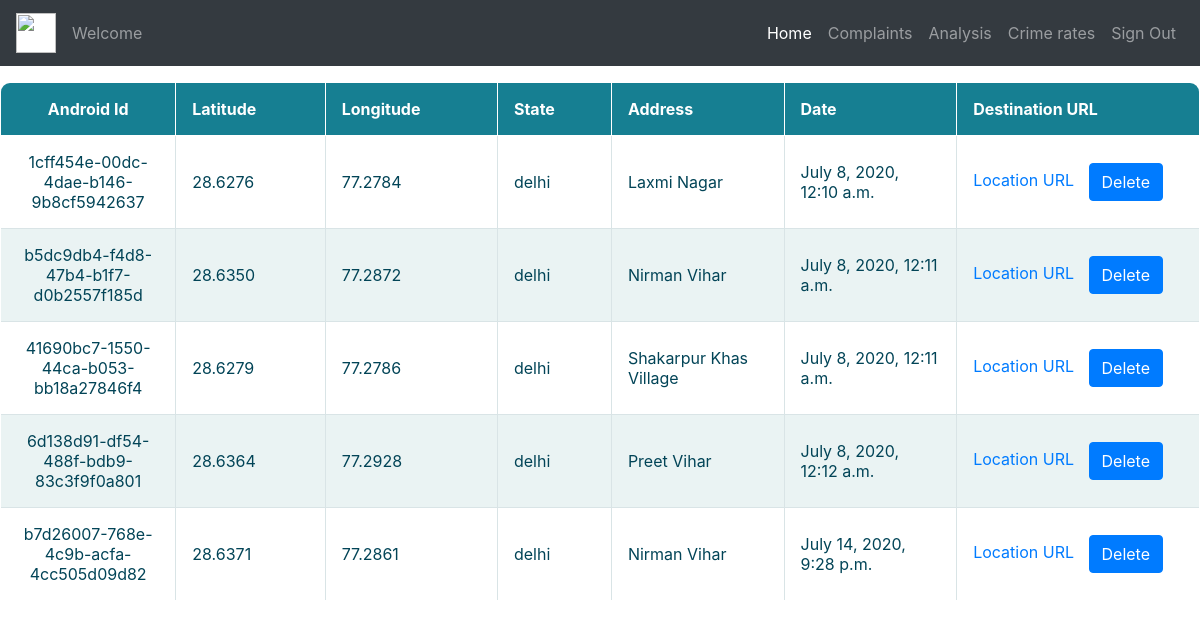
/complaint_locations/, run on an earlier commit of the app's database.
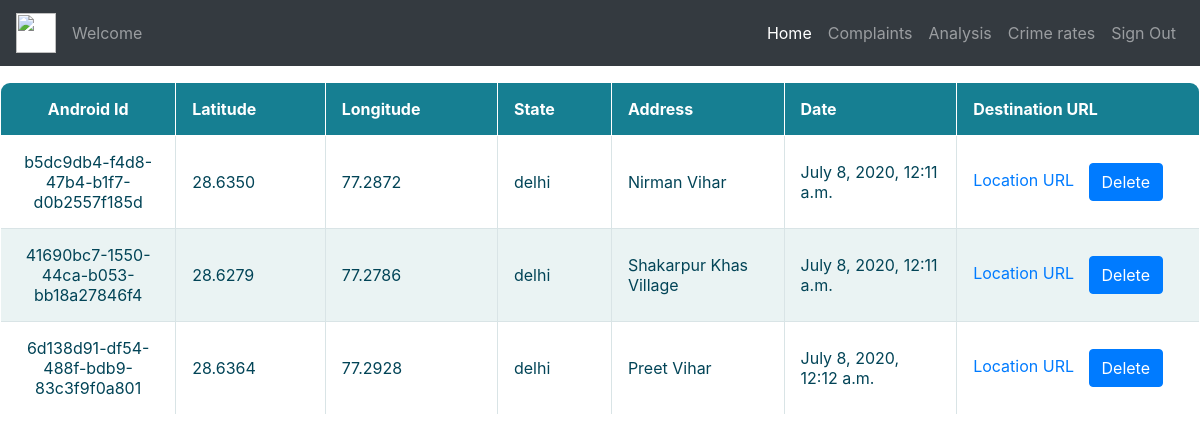
And on a later commit of the database.
### police/models.py (models this page shows, shortened)
class Location(models.Model):
    android_id = models.CharField(max_length=256,unique=True,blank=False)
    latitude = models.CharField(max_length=32,blank=False)
    longitude = models.CharField(max_length=32,blank=False)
    address = models.CharField(max_length=256)
    state = models.CharField(default= "Delhi",max_length=100)
    timestamp = models.DateTimeField(auto_now_add=True, editable=False, null=False, blank=False)

### police/views.py (the view)
# urls.py: path("complaint_locations/",views.get_complaint_location,name="complaint_locations"),
def get_complaint_location(request):
    location = Location.objects.all()
    url_list = []
    for data in location:
        url_list.append(genrateLocationUrl(data.latitude,data.longitude))
    final_location_data = zip(location,url_list)
    context = {
        'location':final_location_data
    }
    return render(request,"complaints.html",context)

### police/views.py (called while the page is built)
def genrateLocationUrl(latDes,lngDes):
    url = "https://www.google.com/maps/dir/?api=1"
    destination = "&destination=" + latDes + "," + lngDes
    return str(url+destination)

### templates/complaints.html
{% extends "base.html" %}
{% block content %}
    <div>
        <table class="task_table">
            <tr>
                <th>Android Id</th>
                <th>Latitude</th>
                <th>Longitude</th>
                <th>State</th>
                <th>Address</th>
                <th>Date</th>
                <th>Destination URL</th>
            </tr>
            {% for loc,url in location %}
                <tr>
                    <td>{{loc.android_id}}</td>
                    <td>{{loc.latitude}}</td>
                    <td>{{loc.longitude}}</td>
                    <td>{{loc.state}}</td>
                    <td>{{loc.address}}</td>
                    <td>{{loc.timestamp}}</td>
                    <td>
                        <a href="{{url}}" target="_blank" style="margin-right: 10px;">Location URL</a>
                        <a class="btn btn-primary" href="{% url 'delete_complaint' id=loc.id%}" role="button">Delete</a>
                    </td>
                </tr>
            {% endfor %}
        </table>
    </div>
{% endblock content %}

### templates/base.html (shortened to what this page needs)
{% load static %}
<html lang="en">
    <head>
        <link rel="stylesheet" href="{% static 'css/base.css' %}">
        <link rel="stylesheet" href="https://stackpath.bootstrapcdn.com/bootstrap/4.1.3/css/bootstrap.min.css">
        <link href="https://unpkg.com/gijgo@1.9.13/css/gijgo.min.css" rel="stylesheet" type="text/css" />
    </head>
    <body>
        <nav class="navbar navbar-expand-lg navbar-dark bg-dark">
            <a class="navbar-brand" href="#">
                <div style="background-color: white;">
                    <img src="{% static 'img/logo.png' %}" width="40" height="40" alt="">
                </div>
            </a>
            <span class="navbar-text">
                Welcome {{username}}
            </span>
            <div class="collapse navbar-collapse" id="navbarText">
              <ul class="navbar-nav ml-auto">
                <li class="nav-item active">
                  <a class="nav-link" href="{% url 'home' %}">Home<span class="sr-only">(current)</span></a>
                </li>
                <li class="nav-item">
                  <a class="nav-link" href="{% url 'complaint_locations' %}">Complaints</a>
                </li>
                <li class="nav-item">
                  <a class="nav-link" href="{% url 'analysis_page' %}">Analysis</a>
                </li>
                <li class="nav-item">
                  <a class="nav-link" href="{% url 'crime_rate' %}">Crime rates</a>
                </li>
                <li class="nav-item">
                    <a class="nav-link" href="{% url 'signOut' %}">Sign Out</a>
                </li>
              </ul>
            </div>
          </nav>
        {% block content %}
        {% endblock content %}
    </body>
</html>

### static/css/base.css (style rules this page uses)
* { margin: 0%; padding: 0%; }
.task_table { margin: 1em 0; width: 100%; overflow: hidden; background: #FFF; color: #024457; border-radius: 10px; border: 1px solid #167F92; }
.task_table tr { border: 1px solid #D9E4E6; }
.task_table tr:nth-child(odd) { background-color: #EAF3F3; }
.task_table th { display: none; border: 1px solid #FFF; background-color: #167F92; color: #FFF; padding: 1em; }
.task_table th:first-child { display: table-cell; text-align: center; }
.task_table th:nth-child(2) { display: table-cell; }
.task_table th:nth-child(2):after { content: attr(data-th); }
@media (min-width: 480px) { .task_table th:nth-child(2):after { display: none; } }
.task_table td { display: block; word-wrap: break-word; max-width: 7em; }
.task_table td:first-child { display: table-cell; text-align: center; border-right: 1px solid #D9E4E6; }
@media (min-width: 480px) { .task_table td { border: 1px solid #D9E4E6; } }
.task_table th, .task_table td { text-align: left; margin: .5em 1em; }
@media (min-width: 480px) { .task_table th, .task_table td { display: table-cell; padding: 1em; } }

What changed in the data, as far as the page shows it:
removed Location: android_id "1cff454e-00dc-4dae-b146-9b8cf5942637", latitude "28.6276", longitude "77.2784", state "delhi", address "Laxmi Nagar", timestamp "July 8, 2020, 12:10 a.m."
removed Location: android_id "b7d26007-768e-4c9b-acfa-4cc505d09d82", latitude "28.6371", longitude "77.2861", state "delhi", address "Nirman Vihar", timestamp "July 14, 2020, 9:28 p.m."
